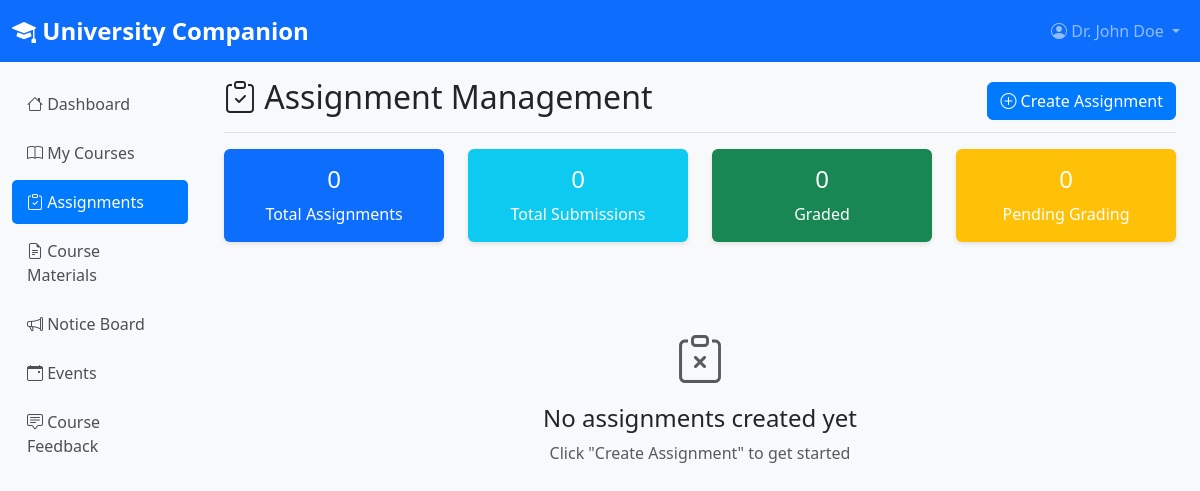
Page /faculty/assignments.php (signed in) on the earlier database version.
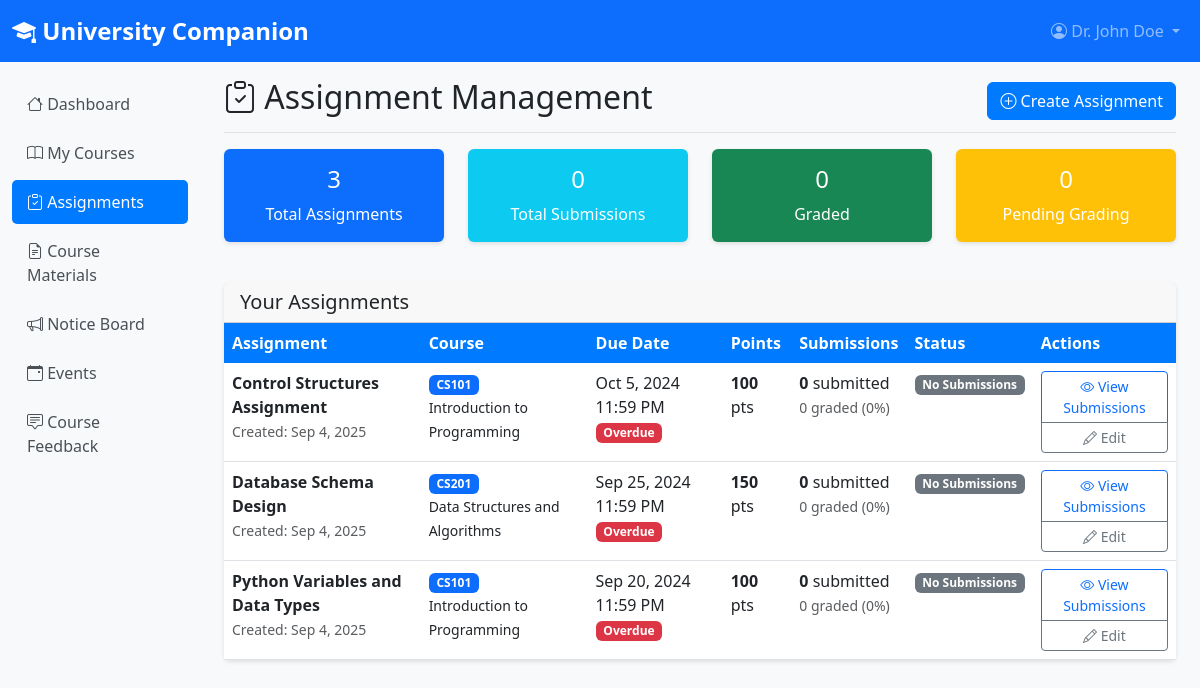
Same page on the later database version.
### tables this page shows
CREATE TABLE assignments (
    id INT AUTO_INCREMENT PRIMARY KEY,
    course_id INT NOT NULL,
    title VARCHAR(255) NOT NULL,
    description TEXT,
    due_date DATETIME NOT NULL,
    max_points INT DEFAULT 100,
    created_by INT NOT NULL,
    created_at TIMESTAMP DEFAULT CURRENT_TIMESTAMP,
    is_active BOOLEAN DEFAULT TRUE,
    FOREIGN KEY (course_id) REFERENCES courses(id),
    FOREIGN KEY (created_by) REFERENCES users(id)
);

CREATE TABLE courses (
    id INT AUTO_INCREMENT PRIMARY KEY,
    course_code VARCHAR(20) UNIQUE NOT NULL,
    course_name VARCHAR(200) NOT NULL,
    description TEXT,
    credit_hours INT DEFAULT 3,
    max_students INT DEFAULT NULL,
    department VARCHAR(100),
    department_id INT,
    faculty_id INT,
    academic_year VARCHAR(10),
    semester VARCHAR(20),
    is_active BOOLEAN DEFAULT TRUE,
    created_at TIMESTAMP DEFAULT CURRENT_TIMESTAMP,
    FOREIGN KEY (faculty_id) REFERENCES users(id),
    FOREIGN KEY (department_id) REFERENCES departments(id)
);

### php/config.php (called while the page is built, shortened)
<?php
function executeQuery($conn, $sql, $types = "", $params = []) {
    try {
        $stmt = $conn->prepare($sql);
        if (!empty($params)) {
            $stmt->bind_param($types, ...$params);
        }
        $result = $stmt->execute();
        return $stmt;
    } catch (Exception $e) {
        throw new Exception("Query execution error: " . $e->getMessage());
    }
}
function fetchMultipleRows($conn, $sql, $types = "", $params = []) {
    try {
        $stmt = executeQuery($conn, $sql, $types, $params);
        $result = $stmt->get_result();
        $rows = [];
        while ($row = $result->fetch_assoc()) {
            $rows[] = $row;
        }
        return $rows;
    } catch (Exception $e) {
        throw new Exception("Fetch multiple rows error: " . $e->getMessage());
    }
}
?>

### faculty/assignments.php (the view, shortened to what the changed rows need)
<?php
require_once '../php/config.php';
$conn = getDBConnection();
$userId = $_SESSION['user_id'];
$assignmentsSql = "SELECT a.id, a.title, a.description, a.due_date, a.max_points, a.created_at,
                          c.course_code, c.course_name,
                          COUNT(s.id) as total_submissions,
                          COUNT(CASE WHEN s.grade IS NOT NULL THEN 1 END) as graded_submissions
                   FROM assignments a
                   JOIN courses c ON a.course_id = c.id
                   LEFT JOIN assignment_submissions s ON a.id = s.assignment_id
                   WHERE c.faculty_id = ? AND a.is_active = 1
                   GROUP BY a.id, a.title, a.description, a.due_date, a.max_points, a.created_at, c.course_code, c.course_name
                   ORDER BY a.due_date DESC";
$assignments = fetchMultipleRows($conn, $assignmentsSql, "i", [$userId]);
?>
<!DOCTYPE html>
<html lang="en">
<head>
    <link href="https://cdn.jsdelivr.net/npm/bootstrap@5.3.0/dist/css/bootstrap.min.css" rel="stylesheet">
    <link href="https://cdn.jsdelivr.net/npm/bootstrap-icons@1.10.0/font/bootstrap-icons.css" rel="stylesheet">
    <link href="../css/style.css" rel="stylesheet">
</head>
<body>
    <div class="container-fluid">
        <div class="row">
            <main class="col-md-9 ms-sm-auto col-lg-10 px-md-4">
                <div class="d-flex justify-content-between flex-wrap flex-md-nowrap align-items-center pt-3 pb-2 mb-3 border-bottom">
                    <h1 class="h2">
                        <i class="bi bi-clipboard-check"></i> Assignment Management
                    </h1>
                </div>
                <div class="row mb-4">
                    <?php
                    $totalAssignments = count($assignments);
                    ?>
                    <div class="col-md-3 mb-3">
                        <div class="card text-white bg-primary">
                            <div class="card-body text-center">
                                <h4><?php echo $totalAssignments; ?></h4>
                                <p class="mb-0">Total Assignments</p>
                            </div>
                        </div>
                    </div>
                </div>
                <?php if (empty($assignments)): ?>
                    <div class="text-center py-5">
                        <i class="bi bi-clipboard-x display-1 text-muted"></i>
                        <h4 class="mt-3">No assignments created yet</h4>
                        <p class="text-muted">Click "Create Assignment" to get started</p>
                    </div>
                <?php else: ?>
                    <div class="card">
                        <div class="card-header">
                            <h5 class="mb-0">Your Assignments</h5>
                        </div>
                        <div class="card-body p-0">
                            <div class="table-responsive">
                                <table class="table table-hover mb-0">
                                    <thead class="table-light">
                                        <tr>
                                            <th>Assignment</th>
                                            <th>Course</th>
                                            <th>Due Date</th>
                                            <th>Points</th>
                                            <th>Submissions</th>
                                            <th>Status</th>
                                            <th>Actions</th>
                                        </tr>
                                    </thead>
                                    <tbody>
                                        <?php foreach ($assignments as $assignment): ?>
                                            <?php
                                            $isOverdue = strtotime($assignment['due_date']) < time();
                                            $submissionRate = $assignment['total_submissions'] > 0 ?
                                                round(($assignment['graded_submissions'] / $assignment['total_submissions']) * 100) : 0;
                                            ?>
                                            <tr>
                                                <td>
                                                    <strong><?php echo htmlspecialchars($assignment['title']); ?></strong>
                                                    <br>
                                                    <small class="text-muted">
                                                        Created: <?php echo date('M j, Y', strtotime($assignment['created_at'])); ?>
                                                    </small>
                                                </td>
                                                <td>
                                                    <span class="badge bg-primary">
                                                        <?php echo htmlspecialchars($assignment['course_code']); ?>
                                                    </span>
                                                    <br>
                                                    <small><?php echo htmlspecialchars($assignment['course_name']); ?></small>
                                                </td>
                                                <td>
                                                    <?php echo date('M j, Y g:i A', strtotime($assignment['due_date'])); ?>
                                                    <?php if ($isOverdue): ?>
                                                        <br><span class="badge bg-danger">Overdue</span>
                                                    <?php endif; ?>
                                                </td>
                                                <td>
                                                    <strong><?php echo $assignment['max_points']; ?></strong> pts
                                                </td>
                                                <td>
                                                    <strong><?php echo $assignment['total_submissions']; ?></strong> submitted
                                                    <br>
                                                    <small class="text-muted">
                                                        <?php echo $assignment['graded_submissions']; ?> graded (<?php echo $submissionRate; ?>%)
                                                    </small>
                                                </td>
                                                <td>
                                                    <?php if ($assignment['total_submissions'] == 0): ?>
                                                        <span class="badge bg-secondary">No Submissions</span>
                                                    <?php elseif ($assignment['graded_submissions'] == $assignment['total_submissions']): ?>
                                                        <span class="badge bg-success">All Graded</span>
                                                    <?php else: ?>
                                                        <span class="badge bg-warning">Pending Review</span>
                                                    <?php endif; ?>
                                                </td>
                                                <td>
                                                    <div class="btn-group-vertical btn-group-sm" role="group">
                                                        <a href="assignment_submissions.php?id=<?php echo $assignment['id']; ?>"
                                                           class="btn btn-outline-primary btn-sm">
                                                            <i class="bi bi-eye"></i> View Submissions
                                                        </a>
                                                        <button type="button"
                                                                class="btn btn-outline-secondary btn-sm"
                                                                data-bs-toggle="modal"
                                                                data-bs-target="#editModal<?php echo $assignment['id']; ?>">
                                                            <i class="bi bi-pencil"></i> Edit
                                                        </button>
                                                    </div>
                                                </td>
                                            </tr>
                                        <?php endforeach; ?>
                                    </tbody>
                                </table>
                            </div>
                        </div>
                    </div>
                <?php endif; ?>
            </main>
        </div>
    </div>
</body>
</html>

Differences in the rows shown:
added assignments: title "Control Structures Assignment", created_at "Sep 4, 2025", course.course_code "CS101", course.course_name "Introduction to Programming", due_date "Oct 5, 2024 11:59 PM", shows "Overdue", max_points "100", total_submissions "0", graded_submissions "0", submissionRate "0"
added assignments: title "Database Schema Design", created_at "Sep 4, 2025", course.course_code "CS201", course.course_name "Data Structures and Algorithms", due_date "Sep 25, 2024 11:59 PM", shows "Overdue", max_points "150", total_submissions "0", graded_submissions "0", submissionRate "0"
added assignments: title "Python Variables and Data Types", created_at "Sep 4, 2025", course.course_code "CS101", course.course_name "Introduction to Programming", due_date "Sep 20, 2024 11:59 PM", shows "Overdue", max_points "100", total_submissions "0", graded_submissions "0", submissionRate "0"
Other differences:
$totalAssignments: "0" → "3"
text no longer shown: "No assignments created yet Click \"Create Assignment\" to get started"
text now shown: "Your Assignments Assignment Course Due Date Points Submissions Status Actions"
